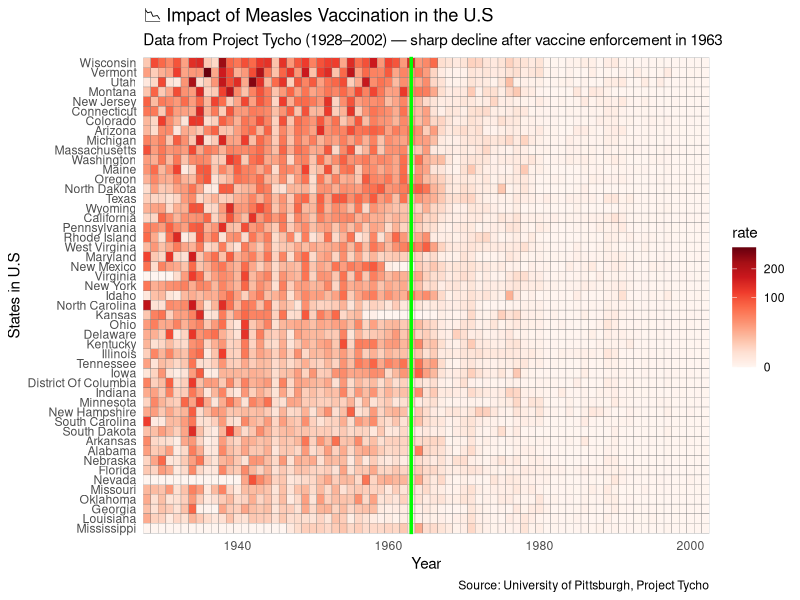

Recreate this plot in R.
#importing libraries here dslabs has us_contagious_disease dataset
library(dslabs)
library(tidyverse)
#importing ggplot2 library to plot graphs
library(ggplot2)
#importing RColor Brewer for designing sequential palette
library(RColorBrewer)


#importing us_contagious_disease dataset
data(us_contagious_disease)
#To display the structure of the dataset
str(us_contagious_diseases)

#the_disease is the variable we will use in our code,this can be changed as per our convenience
the_disease = "Measles"

#Cleaning data using filter to filter disease and eliminating the states that became states in late 50s
#Aggregating data using mutate
#Assigning dat to the per 10,000 rate of measles
dat <- us_contagious_diseases |> filter(disease == the_disease & !state %in% c("Hawaii","Alaska")) |>
  mutate(rate = count / population * 10000) |> mutate(state = reorder(state, rate))

#List of all the years available
dat %>% distinct(year) %>%  arrange(year) 
  
#Compared state-level and national-level disease trends using geom_tile()function
# tile plot of disease rate by state and year
dat |> ggplot(aes(year, state, fill=rate)) +
  geom_tile(color = "grey50") +
  scale_x_continuous(expand = c(0,0)) +
  scale_fill_gradientn(colors = RColorBrewer::brewer.pal(9, "Reds"), trans = "sqrt") +
  geom_vline(xintercept = 1963, col = "green",size = 1.2) +
  theme_minimal() + theme(panel.grid = element_blank()) +
  labs(
    title = "📉 Impact of Measles Vaccination in the U.S",
    subtitle = "Data from Project Tycho (1928–2002) — sharp decline after vaccine enforcement in 1963",
    x = "Year",
    y = "States in U.S",
    caption = "Source: University of Pittsburgh, Project Tycho"
  )
